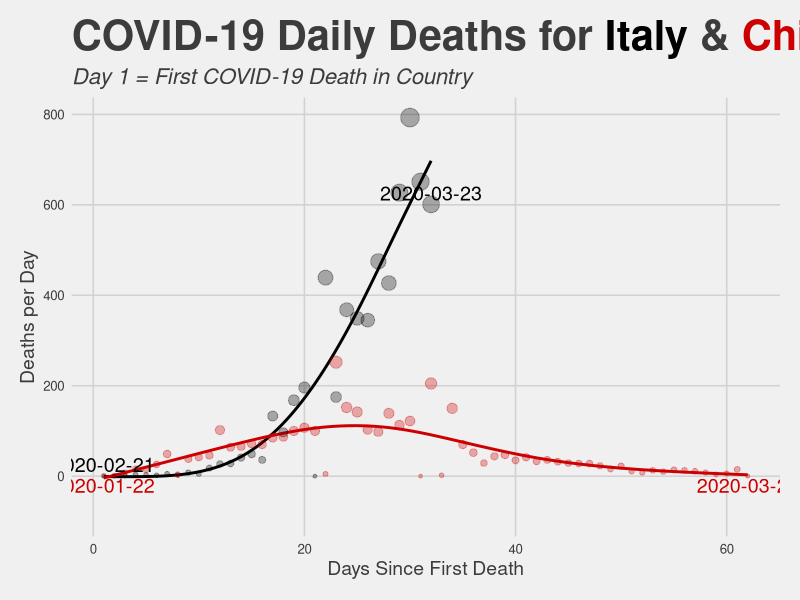
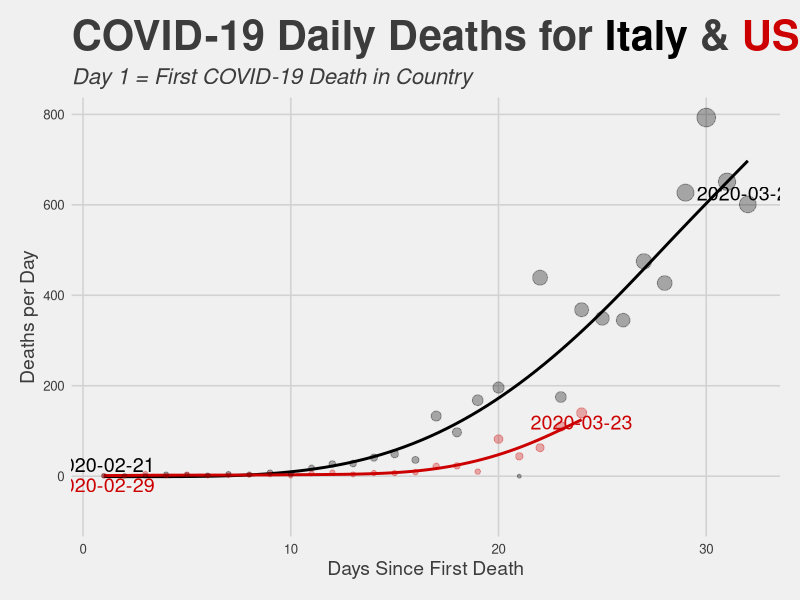
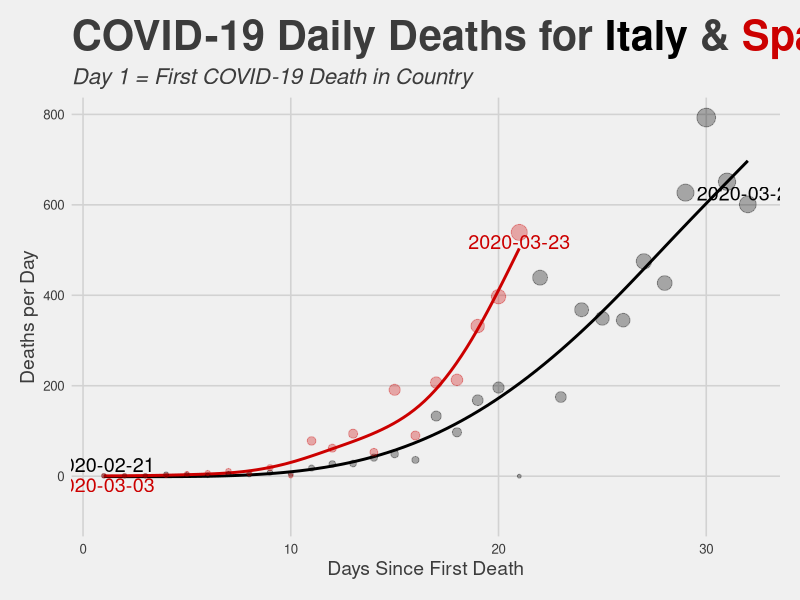
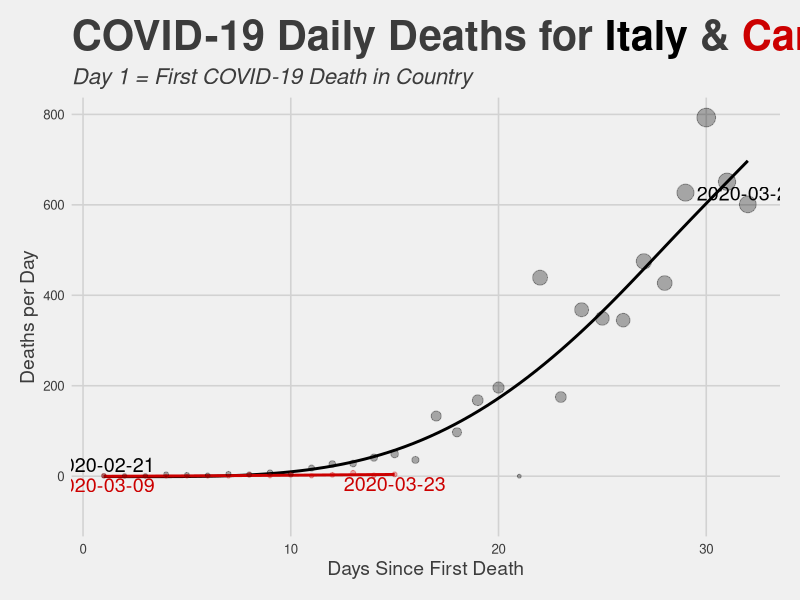
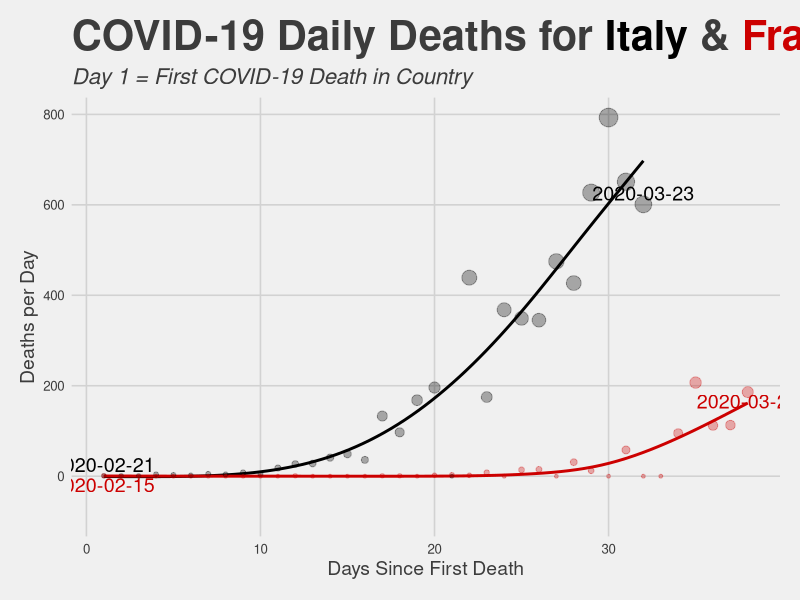
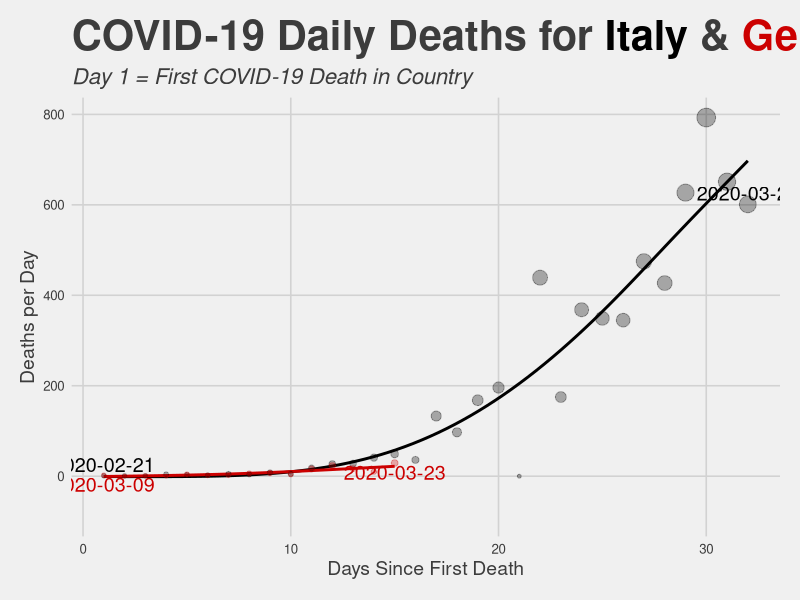

These charts were generated, in order, by the following R code:
library(tidyverse)
library(ggthemes)
library(ggtext)
library(lubridate)

covid19_tidy <- read_csv("csse_covid19_timeseries_combined_tidy.csv")

countries_of_interest <- c("China", "US","Spain","Canada","France","Germany")
# countries_of_interest <- c("France")

i = 1

for (i in 1:length(countries_of_interest)) {
  
country <- countries_of_interest[i]

covid_italy <- covid19_tidy %>% 
  filter(Country == "Italy",
         Deaths_Total > 0)

covid_italy$Day <- 1:length(covid_italy$Date)

covid_other <- covid19_tidy %>% 
  filter(Country == country,
         Deaths_Total > 0) %>% 
  group_by(Date) %>% 
  summarise(Deaths_Daily = sum(Deaths_Daily))

covid_other$Day <- 1:length(covid_other$Date)

deaths_total_italy <- covid_italy$Deaths_Total[length(covid_italy$Deaths_Total)]

ggplot() +
  
  #add trend line
  stat_smooth(data = covid_italy, aes(x = Day, y = Deaths_Daily), colour = "#000000", alpha = 0.1, method = "gam", fill = NA) +
  stat_smooth(data = covid_other, aes(x = Day, y = Deaths_Daily), colour = "#cc0000", alpha = 0.1, method = "gam", fill = NA) +
  
  #add points
  geom_point(data = covid_italy, aes(x = Day, y = Deaths_Daily, size = Deaths_Daily), colour = "#00000050") +
  geom_point(data = covid_other, aes(x = Day, y = Deaths_Daily, size = Deaths_Daily), colour = "#cc000050") +
  
  #add text
  geom_text(data = covid_italy[c(1,length(covid_italy$Date)),], aes(x = Day, y = Deaths_Daily + 25, label = Date), colour = "#000000", size = 5) +
  geom_text(data = covid_other[c(1,length(covid_other$Date)),], aes(x = Day, y = Deaths_Daily - 20, label = Date), colour = "#cc0000", size = 5) +
  
  #customize the theme
  theme_fivethirtyeight() +
  labs(title = paste("COVID-19 Daily Deaths for **<span style='color:#000000'>Italy**</span> & **<span style='color:#cc0000'>", country, "</span>**", sep = ""),
       x = "Days Since First Death",
       y = "Deaths per Day",
       subtitle = "_Day 1 = First COVID-19 Death in Country_") +
  theme(legend.position = "none",
        plot.title = element_markdown(size = 30),
        plot.subtitle = element_markdown(size = 16),
        axis.title = element_markdown(size = 14)) +
  NULL

#save plot
ggsave(paste0("figures/covid-19_daily_deaths_italy_",country,"_",Sys.Date(),".png"), width = 14, height = 7)

}
